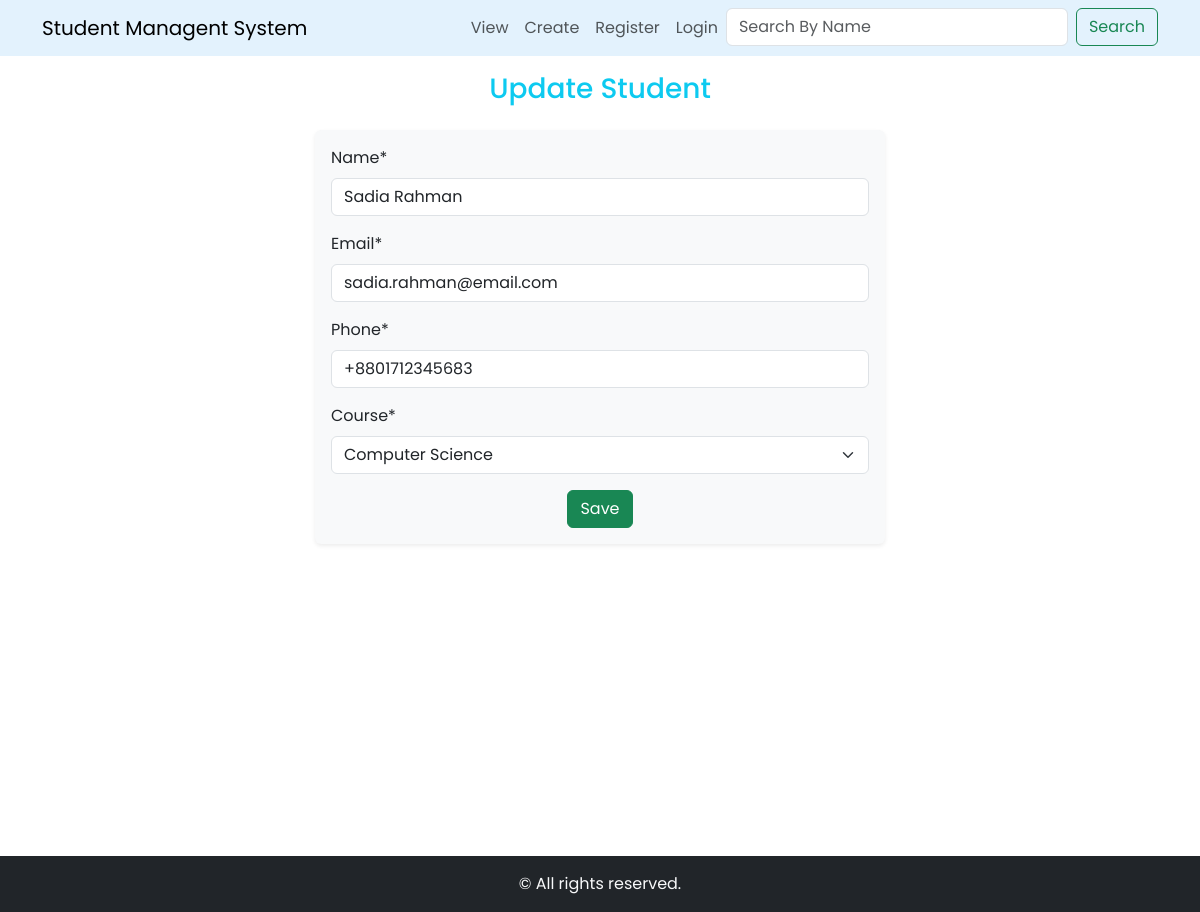
Screenshot of /update/6/ with the database file from the repository.
### student/models.py (models this page shows, shortened)
class Student(models.Model):
    name = models.CharField(max_length=50)
    email = models.EmailField(max_length=254)
    phone = models.CharField(max_length=20)
    course = models.ForeignKey(Course, on_delete=models.CASCADE)

class Course(models.Model):
    name = models.CharField(max_length=50)
    def __str__(self):
        return self.name

### student/views.py (the view)
# urls.py: path('update/<int:std_id>/',views.update,name='update'),
def update(request,std_id):
    student = Student.objects.get(id=std_id)
    if request.method == "POST":
        form = StudentForm(request.POST,instance=student)
        if form.is_valid():
            form.save()
            messages.info(request, "Student updated successfully!")  # update message
            return redirect('home')
    form = StudentForm(instance=student)
    context = {
        "form" : form,
        "create" : False
    }
    return render(request,'create_update.html',context)

### student/forms.py
class StudentForm(forms.ModelForm):
    class Meta:
        model = Student
        fields = '__all__'

### student/templates/create_update.html (shortened to what this page needs)
{% extends 'base.html' %}
{% load crispy_forms_tags %}
{% block page_header %}
    {% if create %}
        Create Student
    {% else %}
        Update Student
    {% endif %}
{% endblock %}
{% block content%}
<section>
    <div class="container">
        <div class="row">
            <div class="col-md-6 mx-auto bg-light p-3 rounded shadow-sm">
                <form method="POST">
                    {{ form | crispy }}
                    <div class="text-center">
                        <button class="btn btn-success" type="submit">Save</button>
                    </div>
                </form>
            </div>
        </div>
    </div>
</section>
{% endblock %}

### student/static/student/css/styles.css (style rules this page uses)
body { font-family: "Poppins",sans-serif; }

### rows the page displays
Student: name "Sadia Rahman", email "sadia.rahman@email.com", phone "+8801712345683", course "Computer Science"
